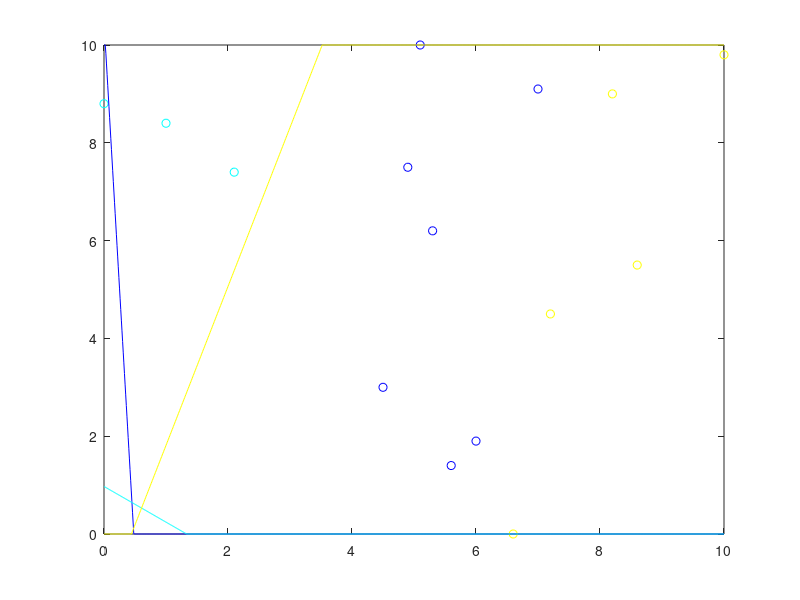

Write MATLAB code to recreate this figure.
x0 = 0.000000:.01:10.000000;
c0 = [6.000000 1.900000 ;
4.900000 7.500000 ;
5.600000 1.400000 ;
7.000000 9.100000 ;
5.100000 10.000000 ;
5.300000 6.200000 ;
4.500000 3.000000 ;
];
y_c0 =  - 0.998952 / 0.0457599 * x0  + 0.479836 / 0.0457599;
c1 = [2.100000 7.400000 ;
0.000000 8.800000 ;
1.000000 8.400000 ;
];
y_c1 =  - 0.589478 / 0.807784 * x0  + 0.785541 / 0.807784;
c2 = [6.600000 0.000000 ;
8.600000 5.500000 ;
10.000000 9.800000 ;
7.200000 4.500000 ;
8.200000 9.000000 ;
];
y_c2 =  - 0.955777 / -0.294093 * x0  + 0.422792 / -0.294093;
colors = jet(3);
if (size(c0) >0) plot (c0(:,1), c0(:,2),'o', 'color', colors(1,:)); end
hold on;
if (size(c1) >0) plot (c1(:,1), c1(:,2),'o', 'color', colors(2,:)); end
hold on;
if (size(c2) >0) plot (c2(:,1), c2(:,2),'o', 'color', colors(3,:)); end
hold on;
for i = 1 : size(y_c0, 2) 
 if y_c0(i) > 10.000000 
 y_c0(i) = 10.000000; 
 end 
 if y_c0(i) < 0.000000 
 y_c0(i) = 0.000000; 
 end 
 end
for i = 1 : size(y_c1, 2) 
 if y_c1(i) > 10.000000 
 y_c1(i) = 10.000000; 
 end 
 if y_c1(i) < 0.000000 
 y_c1(i) = 0.000000; 
 end 
 end
for i = 1 : size(y_c2, 2) 
 if y_c2(i) > 10.000000 
 y_c2(i) = 10.000000; 
 end 
 if y_c2(i) < 0.000000 
 y_c2(i) = 0.000000; 
 end 
 end
plot(x0, y_c0, 'color', colors(1,:));
hold on;
plot(x0, y_c1, 'color', colors(2,:));
hold on;
plot(x0, y_c2, 'color', colors(3,:));
hold on;
